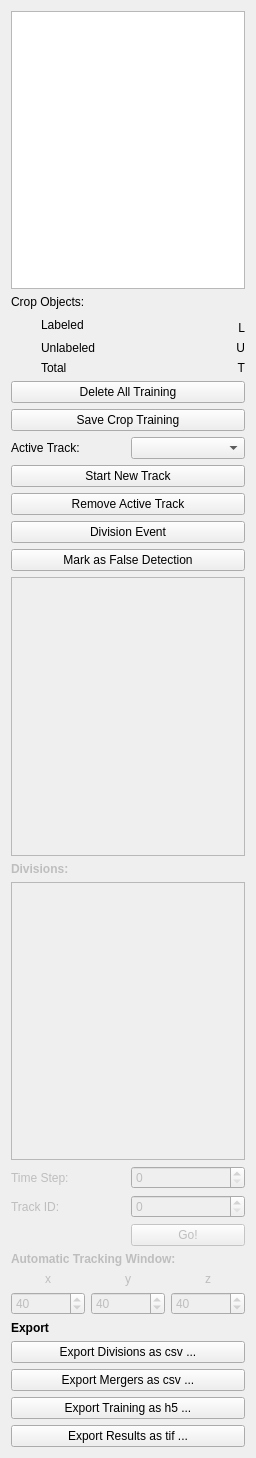
<?xml version="1.0" encoding="UTF-8"?>
<ui version="4.0">
 <class>containingWidget</class>
 <widget class="QWidget" name="containingWidget">
  <property name="geometry">
   <rect>
    <x>0</x>
    <y>0</y>
    <width>256</width>
    <height>1458</height>
   </rect>
  </property>
  <property name="sizePolicy">
   <sizepolicy hsizetype="Preferred" vsizetype="Preferred">
    <horstretch>1</horstretch>
    <verstretch>0</verstretch>
   </sizepolicy>
  </property>
  <property name="minimumSize">
   <size>
    <width>256</width>
    <height>0</height>
   </size>
  </property>
  <property name="baseSize">
   <size>
    <width>0</width>
    <height>0</height>
   </size>
  </property>
  <property name="windowTitle">
   <string>Form</string>
  </property>
  <layout class="QGridLayout" name="gridLayout_3">
   <item row="10" column="0">
    <layout class="QVBoxLayout" name="verticalLayout_2">
     <item>
      <widget class="QLabel" name="automaticTrackingLabel">
       <property name="enabled">
        <bool>false</bool>
       </property>
       <property name="font">
        <font>
         <weight>75</weight>
         <bold>true</bold>
        </font>
       </property>
       <property name="text">
        <string>Automatic Tracking Window:</string>
       </property>
      </widget>
     </item>
     <item>
      <layout class="QHBoxLayout" name="horizontalLayout_2">
       <item>
        <widget class="QLabel" name="xLabel">
         <property name="enabled">
          <bool>false</bool>
         </property>
         <property name="text">
          <string>x</string>
         </property>
         <property name="alignment">
          <set>Qt::AlignCenter</set>
         </property>
        </widget>
       </item>
       <item>
        <widget class="QLabel" name="yLabel">
         <property name="enabled">
          <bool>false</bool>
         </property>
         <property name="text">
          <string>y</string>
         </property>
         <property name="alignment">
          <set>Qt::AlignCenter</set>
         </property>
        </widget>
       </item>
       <item>
        <widget class="QLabel" name="zLabel">
         <property name="enabled">
          <bool>false</bool>
         </property>
         <property name="text">
          <string>z</string>
         </property>
         <property name="alignment">
          <set>Qt::AlignCenter</set>
         </property>
        </widget>
       </item>
      </layout>
     </item>
     <item>
      <layout class="QHBoxLayout" name="horizontalLayout">
       <item>
        <widget class="QSpinBox" name="windowXBox">
         <property name="enabled">
          <bool>false</bool>
         </property>
         <property name="maximum">
          <number>9999</number>
         </property>
         <property name="value">
          <number>40</number>
         </property>
        </widget>
       </item>
       <item>
        <widget class="QSpinBox" name="windowYBox">
         <property name="enabled">
          <bool>false</bool>
         </property>
         <property name="maximum">
          <number>9999</number>
         </property>
         <property name="value">
          <number>40</number>
         </property>
        </widget>
       </item>
       <item>
        <widget class="QSpinBox" name="windowZBox">
         <property name="enabled">
          <bool>false</bool>
         </property>
         <property name="maximum">
          <number>9999</number>
         </property>
         <property name="value">
          <number>40</number>
         </property>
        </widget>
       </item>
      </layout>
     </item>
    </layout>
   </item>
   <item row="8" column="0">
    <widget class="QListWidget" name="divisionsList">
     <property name="enabled">
      <bool>false</bool>
     </property>
    </widget>
   </item>
   <item row="6" column="0">
    <widget class="QTextBrowser" name="logOutput">
     <property name="enabled">
      <bool>false</bool>
     </property>
     <property name="font">
      <font>
       <pointsize>8</pointsize>
       <weight>50</weight>
       <italic>true</italic>
       <bold>false</bold>
      </font>
     </property>
    </widget>
   </item>
   <item row="7" column="0">
    <widget class="QLabel" name="labelDivisions">
     <property name="enabled">
      <bool>false</bool>
     </property>
     <property name="font">
      <font>
       <weight>75</weight>
       <bold>true</bold>
      </font>
     </property>
     <property name="text">
      <string>Divisions:</string>
     </property>
    </widget>
   </item>
   <item row="9" column="0">
    <layout class="QGridLayout" name="gridLayout_4">
     <item row="0" column="0">
      <widget class="QLabel" name="timeStepLabel">
       <property name="enabled">
        <bool>false</bool>
       </property>
       <property name="text">
        <string>Time Step:</string>
       </property>
      </widget>
     </item>
     <item row="0" column="1">
      <widget class="QSpinBox" name="timeBox">
       <property name="enabled">
        <bool>false</bool>
       </property>
       <property name="maximum">
        <number>9999</number>
       </property>
      </widget>
     </item>
     <item row="1" column="0">
      <widget class="QLabel" name="trackIDLabel">
       <property name="enabled">
        <bool>false</bool>
       </property>
       <property name="text">
        <string>Track ID:</string>
       </property>
      </widget>
     </item>
     <item row="1" column="1">
      <widget class="QSpinBox" name="tidBox">
       <property name="enabled">
        <bool>false</bool>
       </property>
       <property name="maximum">
        <number>99999</number>
       </property>
      </widget>
     </item>
     <item row="2" column="1">
      <widget class="QPushButton" name="gotoLabel">
       <property name="enabled">
        <bool>false</bool>
       </property>
       <property name="text">
        <string>Go!</string>
       </property>
      </widget>
     </item>
    </layout>
   </item>
   <item row="2" column="0">
    <layout class="QGridLayout" name="gridLayout">
     <property name="leftMargin">
      <number>30</number>
     </property>
     <property name="horizontalSpacing">
      <number>40</number>
     </property>
     <item row="2" column="0" colspan="2">
      <widget class="QLabel" name="unlabeledObjects">
       <property name="sizePolicy">
        <sizepolicy hsizetype="Fixed" vsizetype="Preferred">
         <horstretch>0</horstretch>
         <verstretch>0</verstretch>
        </sizepolicy>
       </property>
       <property name="text">
        <string>Unlabeled</string>
       </property>
      </widget>
     </item>
     <item row="3" column="0">
      <widget class="QLabel" name="allObjects">
       <property name="sizePolicy">
        <sizepolicy hsizetype="Fixed" vsizetype="Preferred">
         <horstretch>0</horstretch>
         <verstretch>0</verstretch>
        </sizepolicy>
       </property>
       <property name="text">
        <string>Total</string>
       </property>
      </widget>
     </item>
     <item row="0" column="0" rowspan="2" colspan="2">
      <widget class="QLabel" name="labeledObjects">
       <property name="sizePolicy">
        <sizepolicy hsizetype="Fixed" vsizetype="Preferred">
         <horstretch>0</horstretch>
         <verstretch>0</verstretch>
        </sizepolicy>
       </property>
       <property name="text">
        <string>Labeled</string>
       </property>
      </widget>
     </item>
     <item row="1" column="2">
      <widget class="QLabel" name="labeledObjectsCount">
       <property name="sizePolicy">
        <sizepolicy hsizetype="Fixed" vsizetype="Preferred">
         <horstretch>0</horstretch>
         <verstretch>0</verstretch>
        </sizepolicy>
       </property>
       <property name="layoutDirection">
        <enum>Qt::RightToLeft</enum>
       </property>
       <property name="text">
        <string>L</string>
       </property>
       <property name="alignment">
        <set>Qt::AlignRight|Qt::AlignTrailing|Qt::AlignVCenter</set>
       </property>
      </widget>
     </item>
     <item row="3" column="2">
      <widget class="QLabel" name="allObjectsCount">
       <property name="sizePolicy">
        <sizepolicy hsizetype="Fixed" vsizetype="Preferred">
         <horstretch>0</horstretch>
         <verstretch>0</verstretch>
        </sizepolicy>
       </property>
       <property name="layoutDirection">
        <enum>Qt::RightToLeft</enum>
       </property>
       <property name="text">
        <string>T</string>
       </property>
       <property name="alignment">
        <set>Qt::AlignRight|Qt::AlignTrailing|Qt::AlignVCenter</set>
       </property>
      </widget>
     </item>
     <item row="2" column="2">
      <widget class="QLabel" name="unlabeledObjectsCount">
       <property name="sizePolicy">
        <sizepolicy hsizetype="Fixed" vsizetype="Preferred">
         <horstretch>0</horstretch>
         <verstretch>0</verstretch>
        </sizepolicy>
       </property>
       <property name="layoutDirection">
        <enum>Qt::RightToLeft</enum>
       </property>
       <property name="text">
        <string>U</string>
       </property>
       <property name="alignment">
        <set>Qt::AlignRight|Qt::AlignTrailing|Qt::AlignVCenter</set>
       </property>
      </widget>
     </item>
    </layout>
   </item>
   <item row="5" column="0">
    <layout class="QVBoxLayout" name="verticalLayout">
     <item>
      <layout class="QGridLayout" name="gridLayout_2">
       <item row="1" column="1">
        <widget class="QComboBox" name="activeTrackBox"/>
       </item>
       <item row="1" column="0">
        <widget class="QLabel" name="label">
         <property name="text">
          <string>Active Track:</string>
         </property>
        </widget>
       </item>
      </layout>
     </item>
     <item>
      <widget class="QPushButton" name="newTrack">
       <property name="text">
        <string>Start New Track</string>
       </property>
      </widget>
     </item>
     <item>
      <widget class="QPushButton" name="delTrack">
       <property name="text">
        <string>Remove Active Track</string>
       </property>
      </widget>
     </item>
     <item>
      <widget class="QPushButton" name="divEvent">
       <property name="enabled">
        <bool>true</bool>
       </property>
       <property name="text">
        <string>Division Event</string>
       </property>
       <property name="checkable">
        <bool>true</bool>
       </property>
       <property name="checked">
        <bool>false</bool>
       </property>
       <property name="autoExclusive">
        <bool>false</bool>
       </property>
       <property name="default">
        <bool>false</bool>
       </property>
       <property name="flat">
        <bool>false</bool>
       </property>
      </widget>
     </item>
     <item>
      <widget class="QPushButton" name="markMisdetection">
       <property name="text">
        <string>Mark as False Detection</string>
       </property>
      </widget>
     </item>
    </layout>
   </item>
   <item row="1" column="0">
    <widget class="QLabel" name="cropObjects">
     <property name="text">
      <string>Crop Objects:</string>
     </property>
    </widget>
   </item>
   <item row="0" column="0">
    <widget class="CropListView" name="cropListView"/>
   </item>
   <item row="11" column="0">
    <layout class="QVBoxLayout" name="verticalLayout_7">
     <item>
      <widget class="QLabel" name="exportLabel">
       <property name="font">
        <font>
         <weight>75</weight>
         <bold>true</bold>
        </font>
       </property>
       <property name="text">
        <string>Export</string>
       </property>
      </widget>
     </item>
     <item>
      <widget class="QPushButton" name="exportDivisions">
       <property name="text">
        <string>Export Divisions as csv ...</string>
       </property>
      </widget>
     </item>
     <item>
      <widget class="QPushButton" name="exportMergers">
       <property name="text">
        <string>Export Mergers as csv ...</string>
       </property>
      </widget>
     </item>
     <item>
      <widget class="QPushButton" name="exportButton">
       <property name="enabled">
        <bool>true</bool>
       </property>
       <property name="text">
        <string>Export Training as h5 ...</string>
       </property>
      </widget>
     </item>
     <item>
      <widget class="QPushButton" name="exportTifButton">
       <property name="enabled">
        <bool>true</bool>
       </property>
       <property name="text">
        <string>Export Results as tif ...</string>
       </property>
      </widget>
     </item>
    </layout>
   </item>
   <item row="3" column="0">
    <widget class="QPushButton" name="initializeAnnotations">
     <property name="text">
      <string>Delete All Training</string>
     </property>
    </widget>
   </item>
   <item row="4" column="0">
    <widget class="QPushButton" name="saveAnnotations">
     <property name="enabled">
      <bool>true</bool>
     </property>
     <property name="text">
      <string>Save Crop Training</string>
     </property>
    </widget>
   </item>
  </layout>
 </widget>
 <customwidgets>
  <customwidget>
   <class>CropListView</class>
   <extends>QTableView</extends>
   <header>ilastik.widgets.cropListView</header>
  </customwidget>
 </customwidgets>
 <tabstops>
  <tabstop>newTrack</tabstop>
  <tabstop>delTrack</tabstop>
  <tabstop>divEvent</tabstop>
  <tabstop>markMisdetection</tabstop>
  <tabstop>logOutput</tabstop>
  <tabstop>divisionsList</tabstop>
  <tabstop>timeBox</tabstop>
  <tabstop>tidBox</tabstop>
  <tabstop>gotoLabel</tabstop>
  <tabstop>windowXBox</tabstop>
  <tabstop>windowYBox</tabstop>
  <tabstop>windowZBox</tabstop>
  <tabstop>exportButton</tabstop>
  <tabstop>exportTifButton</tabstop>
 </tabstops>
 <resources/>
 <connections/>
</ui>
